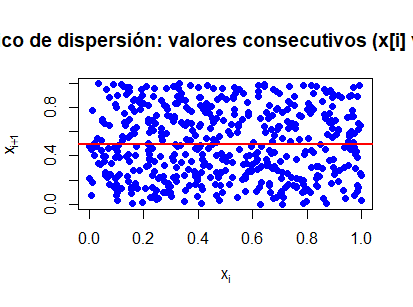

Write R code to recreate this figure.
set.seed(123)

# Simular 500 valores uniformes entre 0 y 1
valores <- runif(500, min = 0, max = 1)

# Preparar datos para gráfico de dispersión x[i] vs x[i+1]
x <- valores[-length(valores)]     # Todos menos el último
y <- valores[-1]                   # Todos menos el primero

# Graficar
plot(x, y,
     main = "Gráfico de dispersión: valores consecutivos (x[i] vs x[i+1])",
     xlab = expression(x[i]),
     ylab = expression(x[i+1]),
     pch = 19, col = "blue")
abline(lm(y ~ x), col = "red", lwd = 2) # Línea de regresión para referencia
